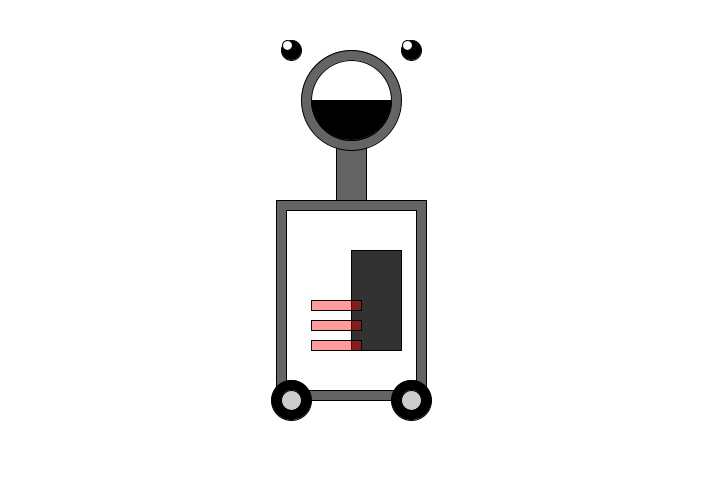
Frame 1 (no input)
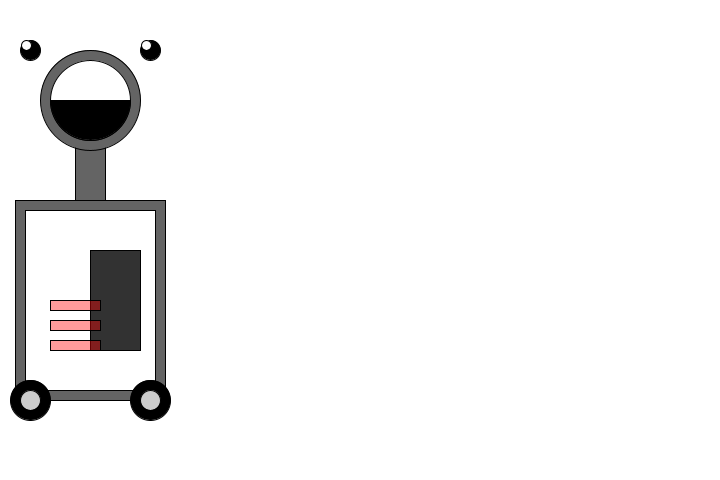
Frame 60 (the mouse pressed at the canvas centre just before this capture)
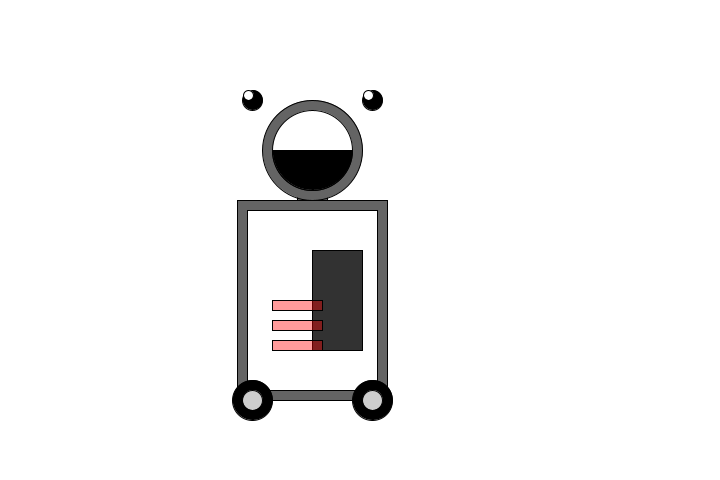
Frame 120 (the mouse held since frame 60 and released just before this capture)

The Processing sketch that drew these frames (run headless with seeded random() and noise(); from frame 60 on, the mouse is pressed at the canvas centre):

// Processing sketch: processing_55619
// ── processing_55619.pde


float x= 345;
float y=100;

float easing= 0.025;


void setup() {
  size(720,480);
  smooth();
  background(255);
  ellipseMode(RADIUS);
  
}

void draw() {
background(255);
int targetX=mouseX;
x+= (targetX-x)*easing;

if (mousePressed) {
  y=150;
} else {
  y=100;
}


  
//neck
fill(100);
rect(x, y, 30, 200);

//body
fill(100);

rect(x-60, 200, 150, 200);
fill(255);
rect(x-50, 210, 130, 180);

int h=300;

fill(50);
rect(x+15,250,50,100);

fill(255,0,0,100);

rect(x-25, h, 50, 10);
h+=20;
rect(x-25, h,50,10);
h+=20;
rect(x-25, h,50,10);



//head
fill(100);
ellipse(x+15, y, 50, 50);

fill(255);
ellipse(x+15, y, 40,40);

fill(0);
arc(x+15, y, 40,40, radians(0), radians(180));

//eyes
fill(0);
ellipse(x-45, y-50, 10, 10);
ellipse(x+75, y-50, 10, 10);
fill(255);
ellipse(x-49, y-55, 5, 5);
ellipse(x+71, y-55, 5, 5);
//wheels
fill(0);
ellipse(x-45, 400, 20, 20);
ellipse(x+75, 400, 20, 20);
fill(205);
ellipse(x-45, 400, 10, 10);
ellipse(x+75, 400, 10, 10);

}
